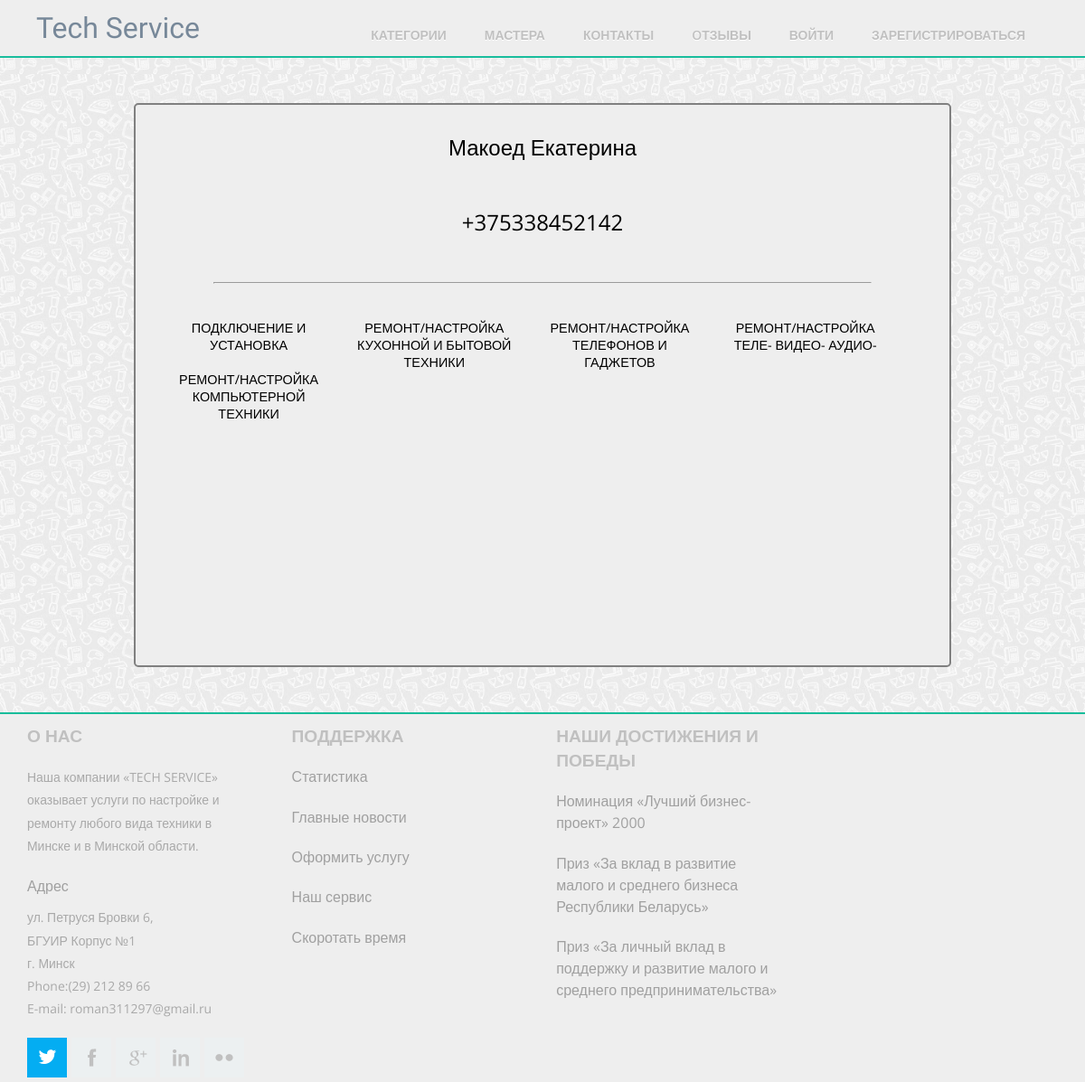
The page /masters/21 on the database its author committed.
### master_office/models.py (models this page shows, shortened)
class Master(models.Model):
    user = models.OneToOneField(
        User,
        on_delete=models.CASCADE,
        primary_key=True,
    )
    photo = models.ImageField(upload_to='avatars/%Y/%m/%d/', default="")
    phone = models.CharField(max_length=20, default="")
    rating = models.FloatField(default=0)
    areas = models.ManyToManyField(Area)

### mainApp/models.py (models this page shows, shortened)
class Area(models.Model):
    name = models.CharField(max_length=120)
    description = models.TextField()
    photo = models.ImageField(upload_to='areas/', default="")

### mainApp/views.py (the view)
# urls.py: url(r'^masters/(?P<pk>\d+)$', MasterDetailView.as_view(), name="masters-detail"),
class MasterDetailView(DetailView):
    model = Master

### master_office/templates/master_office/master_detail.html (shortened to what this page needs)
{% extends "mainApp/wrapper.html" %} {% block content %}
<div class="text-container-center">
    <div class="wrap">
        <h2 class="area-text-primary">{{master.user.last_name}} {{master.user.first_name}} </h2>
        <h2 class="area-text-primary">{{master.phone}} </h2>
        <hr>
        <div class="area-container">
            {% for area in master.areas.all %}
            <div class="area-link-item">
                <a class="area-link" href="{% url 'areas-detail' area.pk %}">{{ area.name }}</a>
            </div>
            {% endfor %}
        </div>
    </div>
</div>
{% endblock %}

### mainApp/static/css/style.css (style rules this page uses)
html, body, div, span, applet, object, iframe, h1, h2, h3, h4, h5, h6, p, blockquote, pre, a, abbr, acronym, address, big, cite, code, del, dfn, em, img, ins, kbd, q, s, samp, small, strike, strong, sub, sup, tt, var, b, u, i, dl, dt, dd, ol, nav ul, nav li, fieldset, form, label, legend, table, caption, tbody, tfoot, thead, tr, th, td, article, aside, canvas, details, embed, figure, figcaption, footer, header, hgroup, menu, nav, output, ruby, section, summary, time, mark, audio, video { margin: 0; padding: 0; border: 0; font-size: 100%; font: inherit; vertical-align: baseline; }
a { text-decoration: none; }
body { font-family: 'Open Sans', sans-serif; background: url(/static/images/tile-main.png); background-repeat: repeat; font-size: 100%; }
.wrap { margin: 0 auto; width: 80%; }
@media only screen and (max-width: 1366px) { .wrap { width: 95%; } }
@media only screen and (max-width: 1280px) { .wrap { width: 95%; } }
.text-container-center { background-color: #eee; width: 75%; height: 560px; margin: auto; margin-bottom: 50px; margin-top: 50px; padding-top: 30px; padding-bottom: 30px; border: 2px solid #808080; border-radius: 5px; overflow: scroll; }
.text-container-center hr { width: 85%; margin: auto; margin-top: 30px; margin-bottom: 30px; }
.area-text-primary { font-size: 1.5em; font-family: 'Open Sans', sans-serif; width: 50%; margin: auto; text-align: center; margin-bottom: 50px; }
.area-container { margin: 3.5% 0%; }
.area-link { font-size: 0.9em; display: block; width: 100%; text-align: center; margin: auto; color: #000; }
.area-link-item { width: 20%; height: 40px; float: left; margin: 1% 2%; }

### rows shown on the page
Master: user.last_name "Макоед", user.first_name "Екатерина", phone "+375338452142"
Area: name "ПОДКЛЮЧЕНИЕ И УСТАНОВКА"
Area: name "РЕМОНТ/НАСТРОЙКА КУХОННОЙ И БЫТОВОЙ ТЕХНИКИ"
Area: name "РЕМОНТ/НАСТРОЙКА ТЕЛЕФОНОВ И ГАДЖЕТОВ"
Area: name "РЕМОНТ/НАСТРОЙКА ТЕЛЕ- ВИДЕО- АУДИО-"
Area: name "РЕМОНТ/НАСТРОЙКА КОМПЬЮТЕРНОЙ ТЕХНИКИ"
